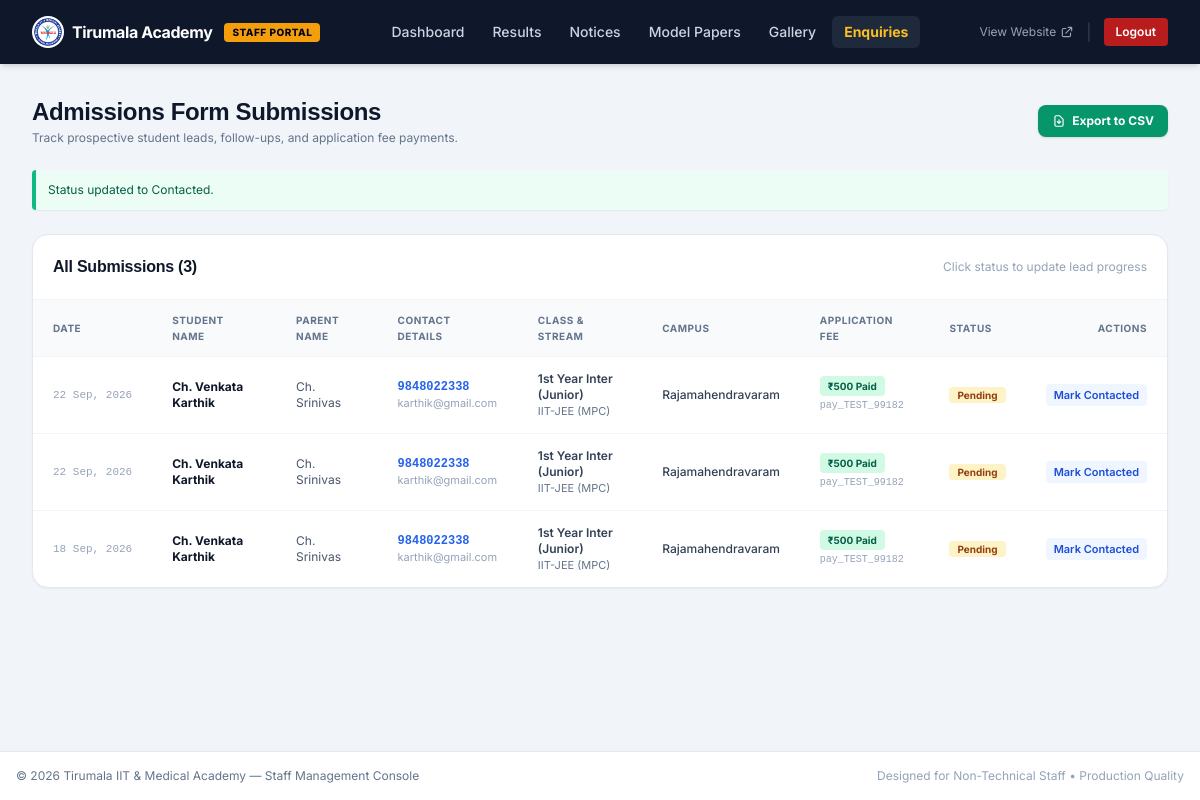
/admin/enquiries.php?id=3&set_status=Contacted (signed in), run on the app's committed database.
### tables this page shows
CREATE TABLE enquiries (
        id INTEGER PRIMARY KEY AUTOINCREMENT,
        student_name VARCHAR(150) NOT NULL,
        parent_name VARCHAR(150),
        phone VARCHAR(25) NOT NULL,
        email VARCHAR(100),
        class_applying VARCHAR(50),
        stream_interested VARCHAR(50),
        campus_preferred VARCHAR(100),
        message TEXT,
        application_fee_paid INT DEFAULT 0,
        razorpay_payment_id VARCHAR(100),
        status VARCHAR(20) DEFAULT 'Pending', -- Pending, Contacted, Admitted
        created_at DATETIME DEFAULT CURRENT_TIMESTAMP
    );

### config.php (called while the page is built, shortened)
<?php
function sanitizeInput($data) {
    return htmlspecialchars(trim($data), ENT_QUOTES, 'UTF-8');
}

### admin/enquiries.php (the view, shortened to what this page needs)
<?php
require_once __DIR__ . '/includes/header.php';
$db = getDB();
$message = '';
if (isset($_GET['set_status']) && isset($_GET['id'])) {
    $newStatus = sanitizeInput($_GET['set_status']);
    if (in_array($newStatus, ['Pending', 'Contacted', 'Admitted'])) {
        $message = "Status updated to $newStatus.";
    }
}
$allEnquiries = $db->query("SELECT * FROM enquiries ORDER BY id DESC")->fetchAll();
?>
<div class="space-y-6">
  <div class="flex flex-col sm:flex-row items-start sm:items-center justify-between gap-4">
    <div>
      <h1 class="text-2xl font-bold text-slate-900">Admissions Form Submissions</h1>
      <p class="text-xs text-slate-500 mt-0.5">Track prospective student leads, follow-ups, and application fee payments.</p>
    </div>
    <div class="flex items-center gap-2">
      <a href="/admin/enquiries.php?export=csv" class="bg-emerald-600 hover:bg-emerald-700 text-white font-bold px-3.5 py-2 rounded-lg text-xs shadow transition flex items-center gap-1.5">
        <svg class="w-3.5 h-3.5" fill="none" stroke="currentColor" viewBox="0 0 24 24"><path stroke-linecap="round" stroke-linejoin="round" stroke-width="2" d="M12 10v6m0 0l-3-3m3 3l3-3m2 8H7a2 2 0 01-2-2V5a2 2 0 012-2h5.586a1 1 0 01.707.293l5.414 5.414a1 1 0 01.293.707V19a2 2 0 01-2 2z"/></svg>
        <span>Export to CSV</span>
      </a>
    </div>
  </div>
  <?php if ($message): ?>
    <div class="bg-emerald-50 border-l-4 border-emerald-500 text-emerald-800 p-3 text-xs rounded shadow-sm">
      <?php echo htmlspecialchars($message); ?>
    </div>
  <?php endif; ?>
  <div class="bg-white rounded-2xl border border-slate-200 shadow-sm overflow-hidden">
    <div class="p-5 border-b border-slate-100 flex items-center justify-between">
      <h2 class="text-base font-bold text-slate-900">All Submissions (<?php echo count($allEnquiries); ?>)</h2>
      <span class="text-xs text-slate-400">Click status to update lead progress</span>
    </div>
    <div class="overflow-x-auto">
      <table class="w-full text-left text-xs">
        <thead class="bg-slate-50 text-slate-500 font-semibold uppercase tracking-wider text-[10px] border-b border-slate-100">
          <tr>
            <th class="px-5 py-3">Date</th>
            <th class="px-5 py-3">Student Name</th>
            <th class="px-5 py-3">Parent Name</th>
            <th class="px-5 py-3">Contact Details</th>
            <th class="px-5 py-3">Class & Stream</th>
            <th class="px-5 py-3">Campus</th>
            <th class="px-5 py-3">Application Fee</th>
            <th class="px-5 py-3">Status</th>
            <th class="px-5 py-3 text-right">Actions</th>
          </tr>
        </thead>
        <tbody class="divide-y divide-slate-100 text-slate-700">
          <?php if (!empty($allEnquiries)): ?>
            <?php foreach ($allEnquiries as $e): ?>
              <tr class="hover:bg-slate-50/70">
                <td class="px-5 py-3.5 text-slate-400 font-mono text-[11px] whitespace-nowrap">
                  <?php echo date('d M, Y', strtotime($e['created_at'])); ?>
                </td>
                <td class="px-5 py-3.5 font-bold text-slate-900"><?php echo htmlspecialchars($e['student_name']); ?></td>
                <td class="px-5 py-3.5 text-slate-600"><?php echo htmlspecialchars($e['parent_name'] ?: '—'); ?></td>
                <td class="px-5 py-3.5">
                  <a href="tel:<?php echo htmlspecialchars($e['phone']); ?>" class="font-mono font-bold text-blue-600 hover:underline block"><?php echo htmlspecialchars($e['phone']); ?></a>
                  <?php if ($e['email']): ?>
                    <span class="text-slate-400 text-[11px] block"><?php echo htmlspecialchars($e['email']); ?></span>
                  <?php endif; ?>
                </td>
                <td class="px-5 py-3.5">
                  <span class="font-semibold block"><?php echo htmlspecialchars($e['class_applying'] ?: 'General'); ?></span>
                  <span class="text-slate-500 text-[11px]"><?php echo htmlspecialchars($e['stream_interested']); ?></span>
                </td>
                <td class="px-5 py-3.5 font-medium"><?php echo htmlspecialchars($e['campus_preferred']); ?></td>
                <td class="px-5 py-3.5">
                  <?php if (!empty($e['application_fee_paid'])): ?>
                    <span class="bg-emerald-100 text-emerald-800 font-bold px-2 py-0.5 rounded text-[10px] block w-max">₹500 Paid</span>
                    <span class="text-[10px] font-mono text-slate-400"><?php echo htmlspecialchars($e['razorpay_payment_id'] ?: ''); ?></span>
                  <?php else: ?>
                    <span class="text-slate-400">Not Paid</span>
                  <?php endif; ?>
                </td>
                <td class="px-5 py-3.5">
                  <span class="px-2 py-0.5 rounded text-[10px] font-bold <?php
                    if ($e['status'] === 'Admitted') echo 'bg-emerald-100 text-emerald-800';
                    elseif ($e['status'] === 'Contacted') echo 'bg-blue-100 text-blue-800';
                    else echo 'bg-amber-100 text-amber-800';
                  ?>">
                    <?php echo htmlspecialchars($e['status']); ?>
                  </span>
                </td>
                <td class="px-5 py-3.5 text-right space-x-1 whitespace-nowrap">
                  <?php if ($e['status'] === 'Pending'): ?>
                    <a href="/admin/enquiries.php?id=<?php echo $e['id']; ?>&set_status=Contacted" class="bg-blue-50 text-blue-700 hover:bg-blue-100 px-2 py-1 rounded font-semibold text-[11px]">Mark Contacted</a>
                  <?php elseif ($e['status'] === 'Contacted'): ?>
                    <a href="/admin/enquiries.php?id=<?php echo $e['id']; ?>&set_status=Admitted" class="bg-emerald-50 text-emerald-700 hover:bg-emerald-100 px-2 py-1 rounded font-semibold text-[11px]">Mark Admitted</a>
                  <?php else: ?>
                    <span class="text-emerald-600 font-bold text-[11px]">Enrolled</span>
                  <?php endif; ?>
                </td>
              </tr>
            <?php endforeach; ?>
          <?php else: ?>
            <tr>
              <td colspan="9" class="px-5 py-8 text-center text-slate-400">No admissions enquiries registered yet.</td>
            </tr>
          <?php endif; ?>
        </tbody>
      </table>
    </div>
  </div>
</div>
<?php require_once __DIR__ . '/includes/footer.php'; ?>

### assets/css/style.css (style rules this page uses)
:root { --primary-navy: #071533; --primary-navy-dark: #030a1c; --primary-navy-light: #0d2252; --theme-accent: #1d4ed8; --theme-accent-hover: #1e40af; --theme-accent-light: #eff6ff; --gold-award: #f59e0b; --gold-light: #fef3c7; --emerald-success: #10b981; --surface-bg: #f8fafc; --text-main: #0f172a; --text-muted: #64748b; }
body { font-family: 'Inter', -apple-system, BlinkMacSystemFont, 'Segoe UI', Roboto, sans-serif; color: var(--text-main); background-color: #ffffff; overflow-x: hidden; padding-bottom: 76px; }
@media (min-width: 1024px) { body { padding-bottom: 0 !important; } }
h1, h2, h3, h4, h5, h6 { font-family: 'Hind', sans-serif; letter-spacing: -0.015em; }

### admin/includes/header.php (style rules this page uses)
body { font-family: 'Inter', sans-serif; }

### data on the page
enquiries: created_at "22 Sep, 2026", student_name "Ch. Venkata Karthik", parent_name "Ch. Srinivas", phone "9848022338", email "karthik@gmail.com", class_applying "1st Year Inter (Junior)", stream_interested "IIT-JEE (MPC)", campus_preferred "Rajamahendravaram", razorpay_payment "pay_TEST_99182", status "Pending"
enquiries: created_at "22 Sep, 2026", student_name "Ch. Venkata Karthik", parent_name "Ch. Srinivas", phone "9848022338", email "karthik@gmail.com", class_applying "1st Year Inter (Junior)", stream_interested "IIT-JEE (MPC)", campus_preferred "Rajamahendravaram", razorpay_payment "pay_TEST_99182", status "Pending"
enquiries: created_at "18 Sep, 2026", student_name "Ch. Venkata Karthik", parent_name "Ch. Srinivas", phone "9848022338", email "karthik@gmail.com", class_applying "1st Year Inter (Junior)", stream_interested "IIT-JEE (MPC)", campus_preferred "Rajamahendravaram", razorpay_payment "pay_TEST_99182", status "Pending"

### other printed values
$message "Status updated to Contacted."
count($allEnquiries) "3"
